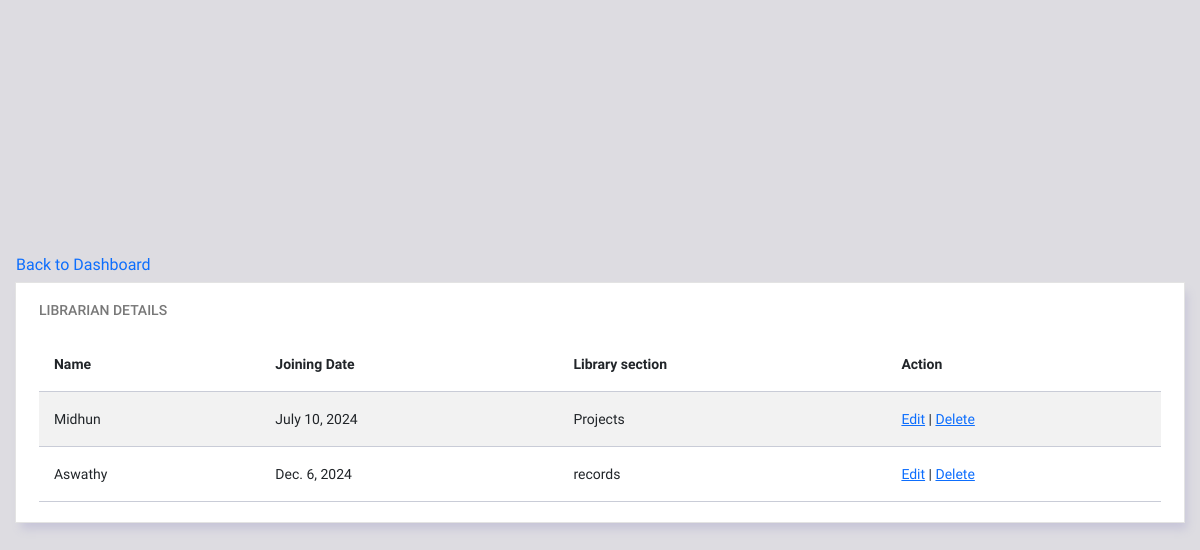
Before: /school_app/admin/librarian_detail/ (signed in) with the older database file.
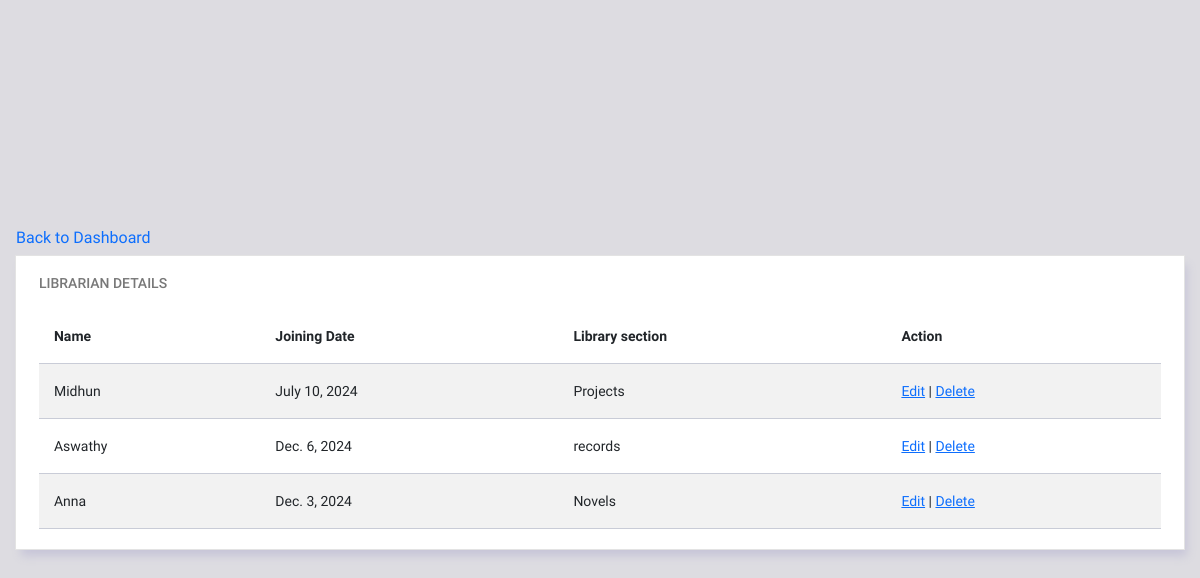
After: the same page with the newer database file.
### school_app/models.py (models this page shows, shortened)
class Librarian(models.Model):
    user = models.OneToOneField(User, on_delete=models.CASCADE, related_name="librarian_profile")
    librarian_name = models.CharField(max_length=100)
    joining_date = models.DateField()
    library_section = models.CharField(max_length=100)

### school_app/views.py (the view)
# urls.py: path('admin/librarian_detail/', LibrarianListAPIView.as_view(), name='admin_librarian_detail'),
class LibrarianListAPIView(generics.ListAPIView):
    queryset = Librarian.objects.all()
    serializer_class = LibrarianSerializer
    def get(self, request, *args, **kwargs):
        librarian = self.get_queryset()
        return render(request, 'admin/admin_LibrarianView.html', {'librarian': librarian})

### templates/admin/admin_librarianView.html (shortened to what this page needs)
{% load static %}
<!DOCTYPE html>
<html lang="en">
<head>
  <link rel="stylesheet" href="{% static 'dashboard\vendors\ti-icons\css\themify-icons.css' %}">
  <link rel="stylesheet" href="{% static 'dashboard\vendors\base\vendor.bundle.base.css' %}">
  <link rel="stylesheet" href="{% static 'dashboard\css\style.css' %}">
</head>
<body>
  <div class="container-scroller">
    <div class="container-fluid page-body-wrapper full-page-wrapper">
      <div class="content-wrapper d-flex align-items-center auth px-0">
        <div class="row w-100 mx-0">
          <a class="nav-link" href="{% url 'admin_dashboard' %}">Back to Dashboard</a>
          <div class="col-lg-12 grid-margin stretch-card">
            <div class="card">
              <div class="card-body">
                <h4 class="card-title">LIBRARIAN DETAILS</h4>
                <div class="table-responsive">
                  <table class="table table-striped">
                    <thead>
                      <tr>
                        <th>
                          Name
                        </th>
                        <th>
                          Joining Date
                        </th>
                        <th>
                          Library section
                        </th>
                        <th>
                          Action
                        </th>
                      </tr>
                    </thead>
                    <tbody>
                      {% for librarian in librarian %}
                      <tr>
                        <td>
                          {{ librarian.librarian_name }}
                        </td>
                        <td>
                          {{ librarian.joining_date }}
                        </td>
                        <td>
                          {{ librarian.library_section }}
                        </td>
                        <td>
                          <a href="{% url 'librarian_edit' pk=librarian.pk %}">Edit</a> |
                          <a href="#"
                            onclick="document.getElementById('delete-form-{{ librarian.pk }}').submit(); return confirm('Are you sure you want to delete this user?');">Delete</a>
                        </td>
                      </tr>
                      {% endfor %}
                    </tbody>
                  </table>
                </div>
              </div>
            </div>
          </div>
        </div>
      </div>
    </div>
  </div>
</body>
</html>

Changed rows visible on the page:
added Librarian: librarian_name "Anna", joining_date "Dec. 3, 2024", library_section "Novels"
